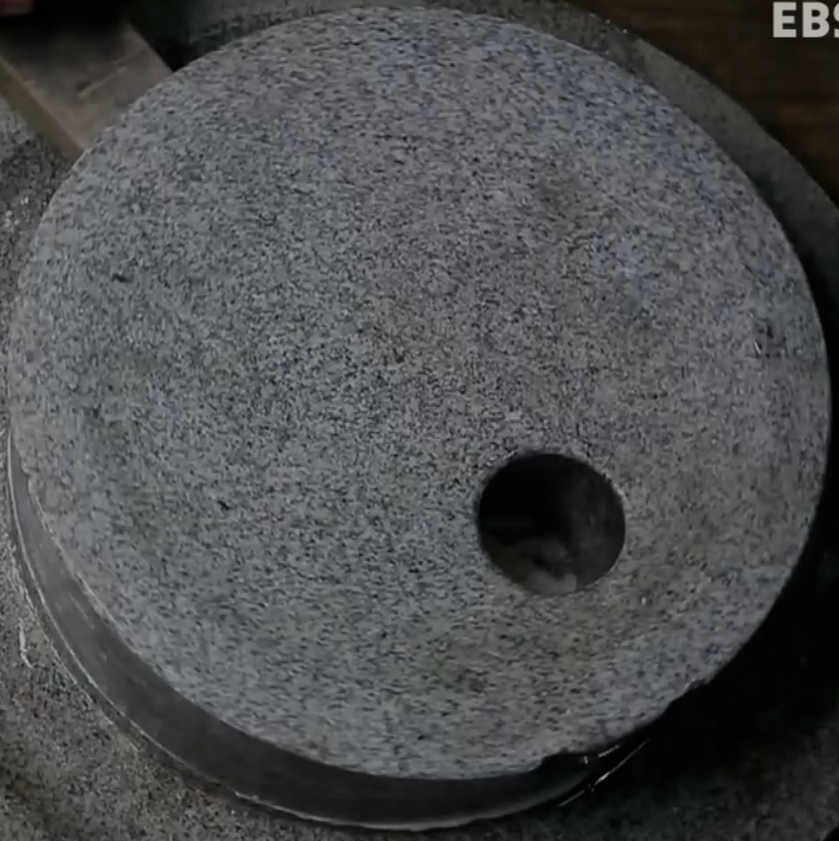
#> input picture source/stt_screenshot.png, 839 x 841 px, shrunk from 1490 x 1494 before the run
$ jupyter execute 2dft.ipynb
#> lines starting #> are read from the running program, lines starting #| are printed output that depends on the picture
[cell 1]
# Reference
# https://marisara.tistory.com/entry/%ED%8C%8C%EC%9D%B4%EC%8D%AC-openCV-25-%EC%A3%BC%ED%8C%8C%EC%88%98-%ED%91%B8%EB%A6%AC%EC%97%90-%EB%B3%80%ED%99%98Fourier-transform

[cell 2]
import cv2
import numpy as np
import matplotlib.pyplot as plt

[cell 3]
def fourier():
    img = cv2.imread('./source/stt_screenshot.png')
#> img is the input picture: shape (841, 839, 3); mean B, G, R 79.3, 78.3, 76.5
    gray = cv2.cvtColor(img, cv2.COLOR_BGR2GRAY)
    height, width = gray.shape
#> height = 841; width = 839

    '''
    Opencv의 dft함수는 실수로 변환된 영상을 입력받는다.
    따라서 DFT_COMPLEX_OUTPUT을 이용하여 실수로 변환한 영상을 입력한다.
    '''
    dft = cv2.dft(np.float32(gray), flags=cv2.DFT_COMPLEX_OUTPUT)
    dft_shift = np.fft.fftshift(dft)  # dft로 변환된 주파수를 재배열. 주파수가 0인 부분을 중앙에 위치, 주파수가 커질수록 가장자리에 위치시킨다.
    out = 20*np.log(cv2.magnitude(dft_shift[:, :, 0], dft_shift[:, :, 1]))

    '''
    inverse fourier conversion
    fftshift된 dft_shift를 다시 fftshift에 넣어 변환
    변환된 주파수를 다시 dft함수에 넣어주는데, 이번에는 주파수를 영상으로 만들어 입력
    '''
    inverse_shift = np.fft.fftshift(dft_shift)
    inverse_dft = cv2.dft(inverse_shift, flags=cv2.DFT_INVERSE)
    out2 = cv2.magnitude(inverse_dft[:, :, 0], inverse_dft[:, :, 1])

    plt.subplot(131)
    plt.imshow(gray, cmap='gray')
    plt.title('original')
    plt.subplot(132)
    plt.imshow(out, cmap='gray')
    plt.title('dft')
    plt.subplot(133)
    plt.imshow(out2, cmap='gray')
    plt.title('inverse')

    plt.show()
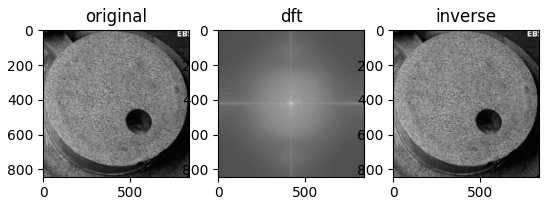
#> figure drawn by matplotlib, 3 panels

[cell 4]
def f3():
    img = cv2.imread('./source/3.png')
    gray = cv2.cvtColor(img, cv2.COLOR_BGR2GRAY)
    height, width = gray.shape

    dft = cv2.dft(np.float32(gray), flags=cv2.DFT_COMPLEX_OUTPUT)
    dft_shift = np.fft.fftshift(dft)
    out = 20*np.log(cv2.magnitude(dft_shift[:, :, 0], dft_shift[:, :, 1]))

    inverse_shift = np.fft.fftshift(dft_shift)
    inverse_dft = cv2.dft(inverse_shift, flags=cv2.DFT_INVERSE)
    out2 = cv2.magnitude(inverse_dft[:, :, 0], inverse_dft[:, :, 1])

    plt.subplot(131)
    plt.imshow(gray, cmap='gray')
    plt.title('original')
    plt.subplot(132)
    plt.imshow(out, cmap='gray')
    plt.title('dft')
    plt.subplot(133)
    plt.imshow(out2, cmap='gray')
    plt.title('inverse')

    plt.show()

[cell 5]
def f1():
    img = cv2.imread('./source/1.png')
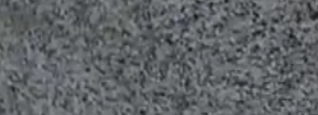
#> input picture source/1.png, 318 x 115 px, shrunk from 564 x 204 before the run
#> img is the input picture: shape (115, 318, 3); mean B, G, R 102.3, 99.4, 95.9
    gray = cv2.cvtColor(img, cv2.COLOR_BGR2GRAY)
#> gray: shape (115, 318)
    height, width = gray.shape
#> height = 115; width = 318

    dft = cv2.dft(np.float32(gray), flags=cv2.DFT_COMPLEX_OUTPUT)
    dft_shift = np.fft.fftshift(dft)
    out = 20*np.log(cv2.magnitude(dft_shift[:, :, 0], dft_shift[:, :, 1]))
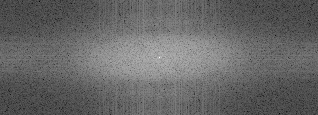
#> out: shape (115, 318) float32; min -11.67, max 302, mean 114.8; drawn with min black and max white

    inverse_shift = np.fft.fftshift(dft_shift)
    inverse_dft = cv2.dft(inverse_shift, flags=cv2.DFT_INVERSE)
    out2 = cv2.magnitude(inverse_dft[:, :, 0], inverse_dft[:, :, 1])
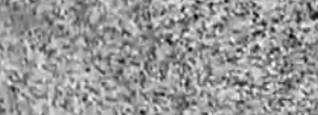
#> out2: shape (115, 318) float32; min 767969.8, max 5558639.5, mean 3611934.8; drawn with min black and max white

    plt.subplot(131)
    plt.imshow(gray, cmap='gray')
    plt.title('original')
    plt.subplot(132)
    plt.imshow(out, cmap='gray')
    plt.title('dft')
    plt.subplot(133)
    plt.imshow(out2, cmap='gray')
    plt.title('inverse')

    plt.show()

[cell 6]
def f2():
    img = cv2.imread('./source/2.png')
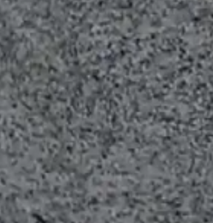
#> input picture source/2.png, 213 x 223 px, shrunk from 378 x 396 before the run
#> img is the input picture: shape (223, 213, 3); mean B, G, R 103.7, 100.5, 97.1
    gray = cv2.cvtColor(img, cv2.COLOR_BGR2GRAY)
#> gray: shape (223, 213)
    height, width = gray.shape
#> height = 223; width = 213

    dft = cv2.dft(np.float32(gray), flags=cv2.DFT_COMPLEX_OUTPUT)
    dft_shift = np.fft.fftshift(dft)
    out = 20*np.log(cv2.magnitude(dft_shift[:, :, 0], dft_shift[:, :, 1]))
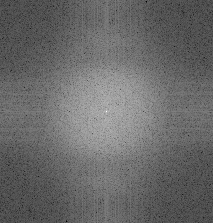
#> out: shape (223, 213) float32; min -18.13, max 307.5, mean 116.6; drawn with min black and max white

    inverse_shift = np.fft.fftshift(dft_shift)
    inverse_dft = cv2.dft(inverse_shift, flags=cv2.DFT_INVERSE)
    out2 = cv2.magnitude(inverse_dft[:, :, 0], inverse_dft[:, :, 1])
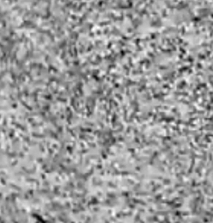
#> out2: shape (223, 213) float32; min 902480.9, max 7219848, mean 4747485; drawn with min black and max white

    plt.subplot(131)
    plt.imshow(gray, cmap='gray')
    plt.title('original')
    plt.subplot(132)
    plt.imshow(out, cmap='gray')
    plt.title('dft')
    plt.subplot(133)
    plt.imshow(out2, cmap='gray')
    plt.title('inverse')

    plt.show()

[cell 7]
fourier()
f1()
f2()
f3()
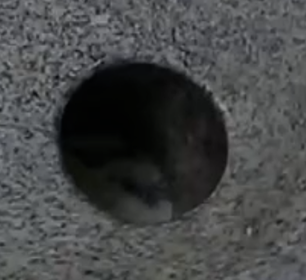
#> input picture source/3.png, 306 x 280 px, shrunk from 544 x 498 before the run
#> in f3, img is the input picture: shape (280, 306, 3); mean B, G, R 71.6, 71.2, 69.6
#> in f3, `out = 20*np.log(cv2.magnitude(dft_shift[:, :, 0], dft_shift[:, :, 1]))`:
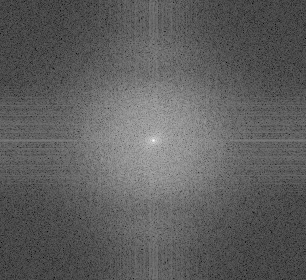
#> out: shape (280, 306) float32; min 0.936, max 312.4, mean 116.7; drawn with min black and max white
#> in f3, `out2 = cv2.magnitude(inverse_dft[:, :, 0], inverse_dft[:, :, 1])`:
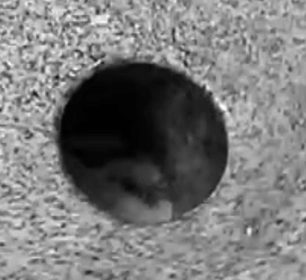
#> out2: shape (280, 306) float32; min 85679.1, max 12594960, mean 6064749; drawn with min black and max white
